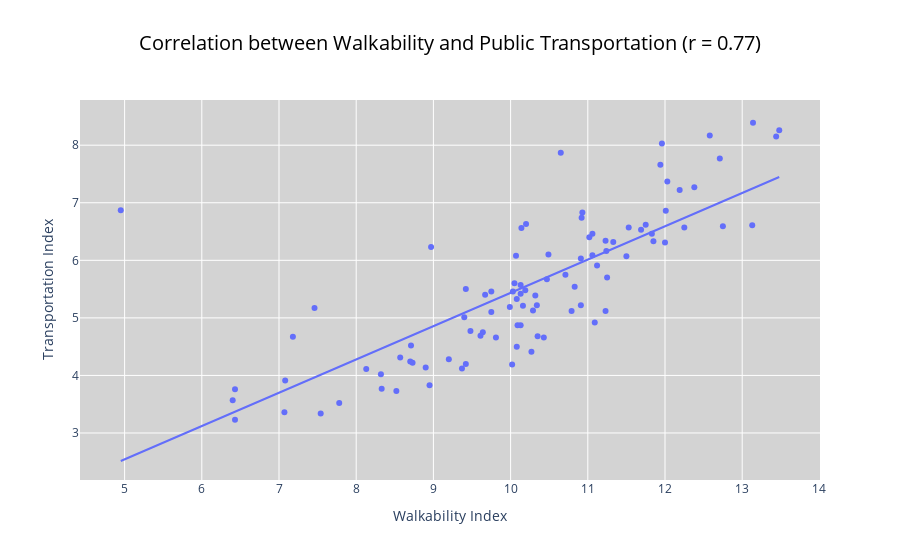

The notebook cell saved with this chart:
### Markdown cell above
## Data Visualizations

### Code cell
import plotly.express as px
#Correlation between Public Trasportation Access and Walkability Indeces
# Scatter Plot to highlight the perfectly linear relationship found.
def visual1():
    df = pd.read_csv("transportation_correlation.csv")
    correlation, _ = pearsonr(df["National Walkability Index"], df["Public Transportation Index"])
    fig  = px.scatter(df, x ="National Walkability Index", y = "Public Transportation Index",
                      title=f"Correlation between Walkability and Public Transportation (r = {correlation:.2f})",
                      labels= {"National Walkability Index": "Walkability Index",
                      "Public Transportation Index": "Transportation Index"},
                       hover_data=["Core Base Stastical Area_x"], trendline="ols")
    fig.update_layout(title = dict(font=dict(size=20, color="black"), x=0.5),
                      plot_bgcolor="lightgrey")
    fig.write_image("Transportationcorr.jpg")
    fig.show()



############ Function Call ############
visual1()

### Figure 1 — Plotly figure (JSON) as saved in the notebook; plotly's stock layout.template omitted (floating-point values rounded to 4 significant figures)
{"data": [{"customdata": [["Los Angeles-Long Beach-Anaheim, CA"], ["San Jose-Sunnyvale-Santa Clara, CA"], ["San Francisco-Oakland-Fremont, CA"], ["Salt Lake City-Murray, UT"], ["Portland-Vancouver-Hillsboro, OR-WA"], ["Miami-Fort Lauderdale-West Palm Beach, FL"], ["New York-Newark-Jersey City, NY-NJ"], ["Philadelphia-Camden-Wilmington, PA-NJ-DE-MD"], ["Providence-Warwick, RI-MA"], ["San Diego-Chula Vista-Carlsbad, CA"], ["Denver-Aurora-Centennial, CO"], ["Boston-Cambridge-Newton, MA-NH"], ["Urban Honolulu, HI"], ["Las Vegas-Henderson-North Las Vegas, NV"], ["Chicago-Naperville-Elgin, IL-IN"], ["Seattle-Tacoma-Bellevue, WA"], ["Sacramento-Roseville-Folsom, CA"], ["Milwaukee-Waukesha, WI"], ["Oxnard-Thousand Oaks-Ventura, CA"], ["El Paso, TX"], ["North Port-Bradenton-Sarasota, FL"], ["Allentown-Bethlehem-Easton, PA-NJ"], ["Buffalo-Cheektowaga, NY"], ["Washington-Arlington-Alexandria, DC-VA-MD-WV"], ["New Haven, CT"], ["Albuquerque, NM"], ["Fresno, CA"], ["Ogden, UT"], ["Baltimore-Columbia-Towson, MD"], ["Stockton-Lodi, CA"], ["Tampa-St. Petersburg-Clearwater, FL"], ["Phoenix-Mesa-Chandler, AZ"], ["Colorado Springs, CO"], ["Minneapolis-St. Paul-Bloomington, MN-WI"], ["Boise City, ID"], ["Riverside-San Bernardino-Ontario, CA"], ["Provo-Orem-Lehi, UT"], ["Tucson, AZ"], ["New Orleans-Metairie, LA"], ["Pittsburgh, PA"], ["San Antonio-New Braunfels, TX"], ["Springfield, MA"], ["Des Moines-West Des Moines, IA"], ["Bridgeport-Stamford-Danbury, CT"], ["Bakersfield-Delano, CA"], ["Toledo, OH"], ["Syracuse, NY"], ["Dallas-Fort Worth-Arlington, TX"], ["Orlando-Kissimmee-Sanford, FL"], ["Jacksonville, FL"], ["Houston-Pasadena-The Woodlands, TX"], ["Virginia Beach-Chesapeake-Norfolk, VA-NC"], ["St. Louis, MO-IL"], ["Albany-Schenectady-Troy, NY"], ["Deltona-Daytona Beach-Ormond Beach, FL"], ["Madison, WI"], ["Dayton-Kettering-Beavercreek, OH"], ["Omaha, NE-IA"], ["Wichita, KS"], ["Kansas City, MO-KS"], ["Hartford-West Hartford-East Hartford, CT"], ["Louisville/Jefferson County, KY-IN"], ["Rochester, NY"], ["Austin-Round Rock-San Marcos, TX"], ["Columbus, OH"], ["Oklahoma City, OK"], ["Memphis, TN-MS-AR"], ["Cincinnati, OH-KY-IN"], ["Tulsa, OK"], ["Worcester, MA"], ["Cape Coral-Fort Myers, FL"], ["Indianapolis-Carmel-Greenwood, IN"], ["Raleigh-Cary, NC"], ["Charleston-North Charleston, SC"], ["Detroit-Warren-Dearborn, MI"], ["Durham-Chapel Hill, NC"], ["Atlanta-Sandy Springs-Roswell, GA"], ["Little Rock-North Little Rock-Conway, AR"], ["Richmond, VA"], ["Grand Rapids-Wyoming-Kentwood, MI"], ["Birmingham, AL"], ["Columbia, SC"], ["Charlotte-Concord-Gastonia, NC-SC"], ["Nashville-Davidson--Murfreesboro--Franklin, TN"], ["Lakeland-Winter Haven, FL"], ["Greenville-Anderson-Greer, SC"], ["Jackson, MS"], ["Akron, OH"], ["McAllen-Edinburg-Mission, TX"], ["Greensboro-High Point, NC"], ["Knoxville, TN"], ["Baton Rouge, LA"], ["Winston-Salem, NC"], ["Augusta-Richmond County, GA-SC"], ["San Juan-Bayamón-Caguas, PR"]], "hovertemplate": "Walkability Index=%{x}<br>Transportation Index=%{y}<br>Core Base Stastical Area_x=%{customdata[0]}<extra></extra>", "legendgroup": "", "marker": {"color": "#636efa", "symbol": "circle"}, "mode": "markers", "name": "", "orientation": "v", "showlegend": false, "type": "scatter", "x": [13.48, 13.44, 13.14, 13.13, 12.75, 12.71, 12.58, 12.38, 12.25, 12.19, 12.03, 12.01, 12, 11.96, 11.94, 11.85, 11.83, 11.75, 11.69, 11.53, 11.5, 11.33, 11.25, 11.24, 11.23, 11.23, 11.12, 11.09, 11.06, 11.06, 11.02, 10.93, 10.92, 10.91, 10.91, 10.83, 10.79, 10.71, 10.65, 10.49, 10.47, 10.43, 10.35, 10.34, 10.32, 10.29, 10.27, 10.2, 10.19, 10.16, 10.14, 10.13, 10.13, 10.13, 10.09, 10.08, 10.08, 10.07, 10.05, 10.03, 10.02, 9.99, 9.81, 9.75, 9.75, 9.67, 9.64, 9.61, 9.48, 9.42, 9.42, 9.4, 9.37, 9.2, 8.97, 8.95, 8.9, 8.73, 8.71, 8.7, 8.57, 8.52, 8.33, 8.32, 8.13, 7.78, 7.54, 7.46, 7.18, 7.08, 7.07, 6.43, 6.43, 6.4, 4.95], "xaxis": "x", "y": [8.26, 8.15, 8.39, 6.61, 6.59, 7.77, 8.17, 7.27, 6.57, 7.22, 7.37, 6.86, 6.31, 8.03, 7.66, 6.33, 6.46, 6.62, 6.53, 6.57, 6.07, 6.32, 5.7, 6.16, 5.12, 6.34, 5.91, 4.92, 6.46, 6.09, 6.4, 6.83, 6.74, 6.03, 5.22, 5.54, 5.12, 5.75, 7.87, 6.1, 5.67, 4.66, 4.68, 5.22, 5.39, 5.13, 4.41, 6.63, 5.48, 5.21, 6.56, 5.57, 5.42, 4.87, 4.87, 4.5, 5.33, 6.08, 5.6, 5.46, 4.19, 5.19, 4.66, 5.1, 5.46, 5.4, 4.75, 4.69, 4.77, 4.2, 5.5, 5.01, 4.12, 4.28, 6.23, 3.83, 4.14, 4.22, 4.52, 4.24, 4.31, 3.73, 3.77, 4.02, 4.11, 3.52, 3.34, 5.17, 4.67, 3.91, 3.36, 3.76, 3.23, 3.57, 6.87], "yaxis": "y"}, {"hovertemplate": "<b>OLS trendline</b><br>Public Transportation Index = 0.578446 * National Walkability Index + -0.349871<br>R<sup>2</sup>=0.592077<br><br>Walkability Index=%{x}<br>Transportation Index=%{y} <b>(trend)</b><extra></extra>", "legendgroup": "", "marker": {"color": "#636efa", "symbol": "circle"}, "mode": "lines", "name": "", "showlegend": false, "type": "scatter", "x": [4.95, 6.4, 6.43, 6.43, 7.07, 7.08, 7.18, 7.46, 7.54, 7.78, 8.13, 8.32, 8.33, 8.52, 8.57, 8.7, 8.71, 8.73, 8.9, 8.95, 8.97, 9.2, 9.37, 9.4, 9.42, 9.42, 9.48, 9.61, 9.64, 9.67, 9.75, 9.75, 9.81, 9.99, 10.02, 10.03, 10.05, 10.07, 10.08, 10.08, 10.09, 10.13, 10.13, 10.13, 10.14, 10.16, 10.19, 10.2, 10.27, 10.29, 10.32, 10.34, 10.35, 10.43, 10.47, 10.49, 10.65, 10.71, 10.79, 10.83, 10.91, 10.91, 10.92, 10.93, 11.02, 11.06, 11.06, 11.09, 11.12, 11.23, 11.23, 11.24, 11.25, 11.33, 11.5, 11.53, 11.69, 11.75, 11.83, 11.85, 11.94, 11.96, 12, 12.01, 12.03, 12.19, 12.25, 12.38, 12.58, 12.71, 12.75, 13.13, 13.14, 13.44, 13.48], "xaxis": "x", "y": [2.513, 3.352, 3.37, 3.37, 3.74, 3.746, 3.803, 3.965, 4.012, 4.15, 4.353, 4.463, 4.469, 4.578, 4.607, 4.683, 4.688, 4.7, 4.798, 4.827, 4.839, 4.972, 5.07, 5.088, 5.099, 5.099, 5.134, 5.209, 5.226, 5.244, 5.29, 5.29, 5.325, 5.429, 5.446, 5.452, 5.464, 5.475, 5.481, 5.481, 5.487, 5.51, 5.51, 5.51, 5.516, 5.527, 5.544, 5.55, 5.591, 5.602, 5.62, 5.631, 5.637, 5.683, 5.706, 5.718, 5.811, 5.845, 5.892, 5.915, 5.961, 5.961, 5.967, 5.973, 6.025, 6.048, 6.048, 6.065, 6.082, 6.146, 6.146, 6.152, 6.158, 6.204, 6.302, 6.32, 6.412, 6.447, 6.493, 6.505, 6.557, 6.568, 6.591, 6.597, 6.609, 6.701, 6.736, 6.811, 6.927, 7.002, 7.025, 7.245, 7.251, 7.424, 7.448], "yaxis": "y"}], "layout": {"legend": {"tracegroupgap": 0}, "plot_bgcolor": "lightgrey", "title": {"font": {"color": "black", "size": 20}, "text": "Correlation between Walkability and Public Transportation (r = 0.77)", "x": 0.5}, "xaxis": {"anchor": "y", "domain": [0, 1], "title": {"text": "Walkability Index"}}, "yaxis": {"anchor": "x", "domain": [0, 1], "title": {"text": "Transportation Index"}}}}
